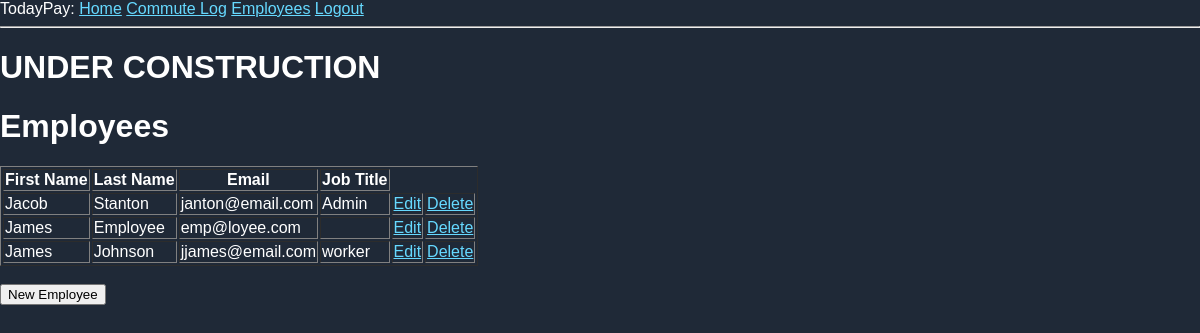
Page /employees (signed in) on the committed database.
### app/models.py (models this page shows, shortened)
class Employee(db.Model):
    id: so.Mapped[int] = so.mapped_column(primary_key=True)
    first_name: so.Mapped[str] = so.mapped_column(sa.String(64))
    last_name: so.Mapped[str] = so.mapped_column(sa.String(64))
    email: so.Mapped[str] = so.mapped_column(sa.String(64), unique=True)
    job_title: so.Mapped[Optional[str]] = so.mapped_column(sa.String(64))
    pay_rate: so.Mapped[float] = so.mapped_column(sa.Float, server_default="0.0")
    is_active: so.Mapped[bool] = so.mapped_column(sa.Boolean, server_default=sa.true())
    user_id: so.Mapped[int] = so.mapped_column(sa.ForeignKey("user.id"), index=True)
    user: so.Mapped["User"] = so.relationship(back_populates="employee")
    commute_logs: so.Mapped[list["CommuteLog"]] = so.relationship(back_populates="employee")

### app/routes.py (the view)
@app.route('/employees', methods=['GET', 'POST'])
@login_required
def employees():
    if not current_user.is_manager:
        abort(403)
    query = sa.select(Employee)
    employees = db.session.scalars(query).all()
    return render_template('employees.html', title='Employees', employees=employees)

### app/models.py (called while the page is built)
@login.user_loader
def load_user(id):
    return db.session.get(User, int(id))

    @property
    def is_manager(self):
        return self.role in ("manager", "admin")

    @property
    def is_employee(self):
        return self.role in ("employee", "admin")

### app/templates/employees.html
{% extends "base.html" %}
{% block content %}
<h1>UNDER CONSTRUCTION</h1>
    <h1>Employees</h1>
    {% if employees %}
    <table border="1">
	<thead>
	    <tr>
		<th>First Name</th>
		<th>Last Name</th>
		<th>Email</th>
		<th>Job Title</th>
	    </tr>
	</thead>
	<tbody>
	    {% for employee in employees %}
	    {% if employee.is_active %}
	    <tr>
		<td>{{ employee.first_name }}</td>
		<td>{{ employee.last_name }}</td>
		<td>{{ employee.email }}</td>
		<td>{{ employee.job_title }}</td>
		<td><a href="{{ url_for('editEmployee', id=employee.id) }}">Edit</a></td>
		<td><a href="{{ url_for('deleteEmployee', id=employee.id) }}">Delete</a></td>
	    </tr>
	    {% endif %}
	    {% endfor %}
	</tbody>
    </table>
    {% else %}
    <p>No Employees Found.</p>
    {% endif %}
    <br>
    <a href="{{ url_for('addEmployee') }}">
	<button>New Employee</button>
    </a>
{% endblock %}

### app/static/style.css (style rules this page uses)
body { margin: 0; height: 100vh; display: flex: justify-content: center; align-items: center; background: #1f2937; color: white; font-family: Arial, sans-serif; }
a { color: #66d9ff; }

### rows in the picture
Employee: first_name "Jacob", last_name "Stanton", email "janton@email.com", job_title "Admin"
Employee: first_name "James", last_name "Employee", email "emp@loyee.com"
Employee: first_name "James", last_name "Johnson", email "jjames@email.com", job_title "worker"
